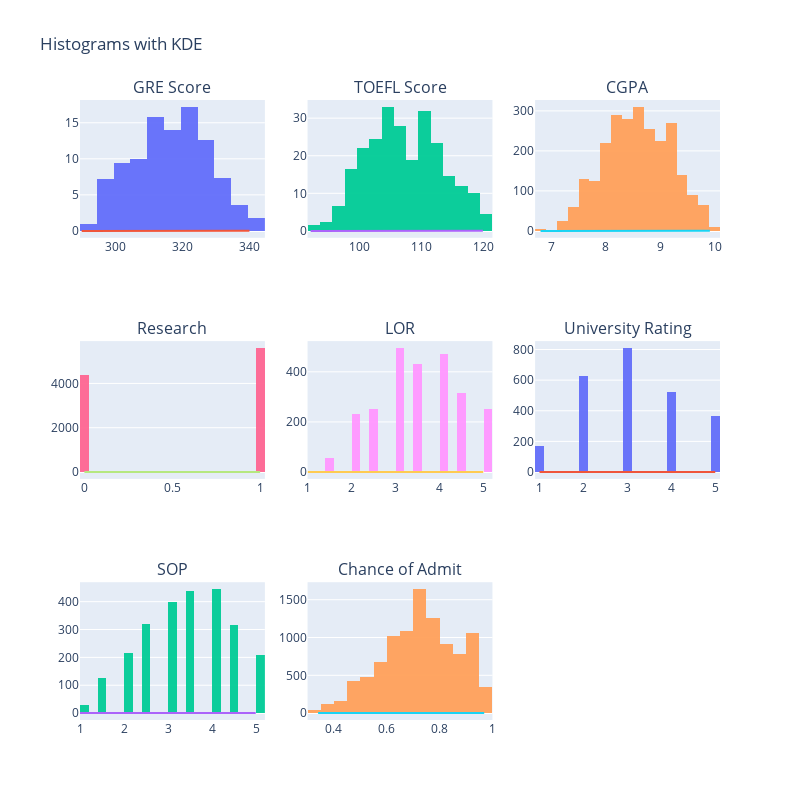

The code cell stored with this chart in its notebook:
### Code cell
### Distribution of numerical/continuos Variables
import plotly.graph_objs as go
from plotly.subplots import make_subplots
import plotly.figure_factory as ff

n_variables = ['GRE Score', 'TOEFL Score', 'CGPA', 'Research', 'LOR','University Rating','SOP', 'Chance of Admit']


# Calculate number of rows and columns for subplots
n_rows = 3
n_cols = 3

# Create subplots
fig = make_subplots(rows=n_rows, cols=n_cols, subplot_titles=n_variables)

# Adding histograms with KDE in a loop
for i, c in enumerate(n_variables):
    row = (i // n_cols) + 1
    col = (i % n_cols) + 1

    # Adding histogram
    fig.add_trace(
        go.Histogram(x=df[c], nbinsx=25, histnorm='density', name=c, opacity=0.95),
        row=row, col=col
    )

    # Adding KDE line
    kde_x, kde_y = ff.create_distplot([df[c]], [c], show_hist=False)['data'][0]['x'], \
        ff.create_distplot([df[c]], [c], show_hist=False)['data'][0]['y']
    fig.add_trace(
        go.Scatter(x=kde_x, y=kde_y, mode='lines', name=f'KDE {c}'),
        row=row, col=col
    )

# Update layout
fig.update_layout(
    title="Histograms with KDE",
    height=800, width=800,
    showlegend=False
)

fig.show()

### Figure 1 — Plotly figure (JSON) as saved in the notebook; plotly's stock layout.template omitted (floating-point values rounded to 4 significant figures; data arrays with more than 128 entries replaced by an {"elided": "..."} marker saying what was removed)
{"data": [{"histnorm": "density", "name": "GRE Score", "nbinsx": 25, "opacity": 0.95, "type": "histogram", "x": {"elided": "500 int values"}, "xaxis": "x", "yaxis": "y"}, {"mode": "lines", "name": "KDE GRE Score", "type": "scatter", "x": {"elided": "500 float values"}, "xaxis": "x", "y": {"elided": "500 float values"}, "yaxis": "y"}, {"histnorm": "density", "name": "TOEFL Score", "nbinsx": 25, "opacity": 0.95, "type": "histogram", "x": {"elided": "500 int values"}, "xaxis": "x2", "yaxis": "y2"}, {"mode": "lines", "name": "KDE TOEFL Score", "type": "scatter", "x": {"elided": "500 float values"}, "xaxis": "x2", "y": {"elided": "500 float values"}, "yaxis": "y2"}, {"histnorm": "density", "name": "CGPA", "nbinsx": 25, "opacity": 0.95, "type": "histogram", "x": {"elided": "500 float values"}, "xaxis": "x3", "yaxis": "y3"}, {"mode": "lines", "name": "KDE CGPA", "type": "scatter", "x": {"elided": "500 float values"}, "xaxis": "x3", "y": {"elided": "500 float values"}, "yaxis": "y3"}, {"histnorm": "density", "name": "Research", "nbinsx": 25, "opacity": 0.95, "type": "histogram", "x": {"elided": "500 int values"}, "xaxis": "x4", "yaxis": "y4"}, {"mode": "lines", "name": "KDE Research", "type": "scatter", "x": {"elided": "500 float values"}, "xaxis": "x4", "y": {"elided": "500 float values"}, "yaxis": "y4"}, {"histnorm": "density", "name": "LOR", "nbinsx": 25, "opacity": 0.95, "type": "histogram", "x": {"elided": "500 float values"}, "xaxis": "x5", "yaxis": "y5"}, {"mode": "lines", "name": "KDE LOR", "type": "scatter", "x": {"elided": "500 float values"}, "xaxis": "x5", "y": {"elided": "500 float values"}, "yaxis": "y5"}, {"histnorm": "density", "name": "University Rating", "nbinsx": 25, "opacity": 0.95, "type": "histogram", "x": {"elided": "500 int values"}, "xaxis": "x6", "yaxis": "y6"}, {"mode": "lines", "name": "KDE University Rating", "type": "scatter", "x": {"elided": "500 float values"}, "xaxis": "x6", "y": {"elided": "500 float values"}, "yaxis": "y6"}, {"histnorm": "density", "name": "SOP", "nbinsx": 25, "opacity": 0.95, "type": "histogram", "x": {"elided": "500 float values"}, "xaxis": "x7", "yaxis": "y7"}, {"mode": "lines", "name": "KDE SOP", "type": "scatter", "x": {"elided": "500 float values"}, "xaxis": "x7", "y": {"elided": "500 float values"}, "yaxis": "y7"}, {"histnorm": "density", "name": "Chance of Admit", "nbinsx": 25, "opacity": 0.95, "type": "histogram", "x": {"elided": "500 float values"}, "xaxis": "x8", "yaxis": "y8"}, {"mode": "lines", "name": "KDE Chance of Admit", "type": "scatter", "x": {"elided": "500 float values"}, "xaxis": "x8", "y": {"elided": "500 float values"}, "yaxis": "y8"}], "layout": {"annotations": [{"font": {"size": 16}, "showarrow": false, "text": "GRE Score", "x": 0.1444, "xanchor": "center", "xref": "paper", "y": 1, "yanchor": "bottom", "yref": "paper"}, {"font": {"size": 16}, "showarrow": false, "text": "TOEFL Score", "x": 0.5, "xanchor": "center", "xref": "paper", "y": 1, "yanchor": "bottom", "yref": "paper"}, {"font": {"size": 16}, "showarrow": false, "text": "CGPA", "x": 0.8556, "xanchor": "center", "xref": "paper", "y": 1, "yanchor": "bottom", "yref": "paper"}, {"font": {"size": 16}, "showarrow": false, "text": "Research", "x": 0.1444, "xanchor": "center", "xref": "paper", "y": 0.6111, "yanchor": "bottom", "yref": "paper"}, {"font": {"size": 16}, "showarrow": false, "text": "LOR", "x": 0.5, "xanchor": "center", "xref": "paper", "y": 0.6111, "yanchor": "bottom", "yref": "paper"}, {"font": {"size": 16}, "showarrow": false, "text": "University Rating", "x": 0.8556, "xanchor": "center", "xref": "paper", "y": 0.6111, "yanchor": "bottom", "yref": "paper"}, {"font": {"size": 16}, "showarrow": false, "text": "SOP", "x": 0.1444, "xanchor": "center", "xref": "paper", "y": 0.2222, "yanchor": "bottom", "yref": "paper"}, {"font": {"size": 16}, "showarrow": false, "text": "Chance of Admit", "x": 0.5, "xanchor": "center", "xref": "paper", "y": 0.2222, "yanchor": "bottom", "yref": "paper"}], "height": 800, "showlegend": false, "title": {"text": "Histograms with KDE"}, "width": 800, "xaxis": {"anchor": "y", "domain": [0, 0.2889]}, "xaxis2": {"anchor": "y2", "domain": [0.3556, 0.6444]}, "xaxis3": {"anchor": "y3", "domain": [0.7111, 1]}, "xaxis4": {"anchor": "y4", "domain": [0, 0.2889]}, "xaxis5": {"anchor": "y5", "domain": [0.3556, 0.6444]}, "xaxis6": {"anchor": "y6", "domain": [0.7111, 1]}, "xaxis7": {"anchor": "y7", "domain": [0, 0.2889]}, "xaxis8": {"anchor": "y8", "domain": [0.3556, 0.6444]}, "xaxis9": {"anchor": "y9", "domain": [0.7111, 1]}, "yaxis": {"anchor": "x", "domain": [0.7778, 1]}, "yaxis2": {"anchor": "x2", "domain": [0.7778, 1]}, "yaxis3": {"anchor": "x3", "domain": [0.7778, 1]}, "yaxis4": {"anchor": "x4", "domain": [0.3889, 0.6111]}, "yaxis5": {"anchor": "x5", "domain": [0.3889, 0.6111]}, "yaxis6": {"anchor": "x6", "domain": [0.3889, 0.6111]}, "yaxis7": {"anchor": "x7", "domain": [0, 0.2222]}, "yaxis8": {"anchor": "x8", "domain": [0, 0.2222]}, "yaxis9": {"anchor": "x9", "domain": [0, 0.2222]}}}
